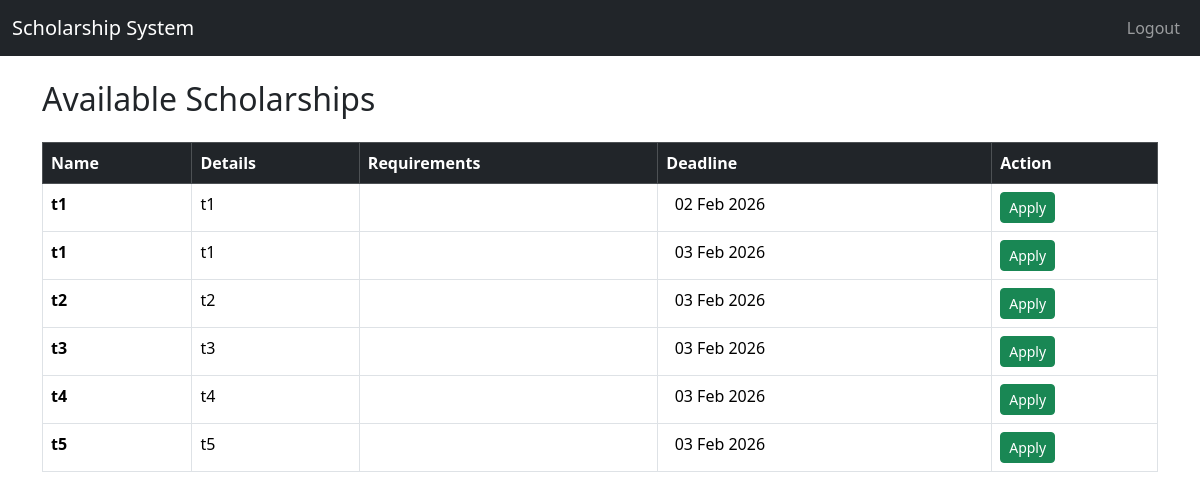
The page /student/scholarships (signed in) on the database its author committed.
### app/models.py (models this page shows)
class Scholarship(db.Model):
    id = db.Column(db.Integer, primary_key=True)
    title = db.Column(db.String(200), nullable=False)
    description = db.Column(db.Text)
    eligibility_criteria = db.Column(db.JSON)
    application_deadline = db.Column(db.DateTime)
    created_at = db.Column(db.DateTime, default=datetime.utcnow)
    documents_required = db.Column(db.Text)  # comma-separated list

### app/routes/student_routes.py (the view)
@student_bp.route('/scholarships')
@login_required
def scholarships():
    scholarships = Scholarship.query.all()
    return render_template('student/scholarships.html', scholarships=scholarships)

### app/templates/student/scholarships.html (shortened to what this page needs)
{% extends "base.html" %}
{% block content %}
<h2 class="mb-4">Available Scholarships</h2>
<table class="table table-bordered table-hover">
    <thead class="table-dark">
        <tr>
            <th>Name</th>
            <th>Details</th>
            <th>Requirements</th>
            <th>Deadline</th>
            <th>Action</th>
        </tr>
    </thead>
    <tbody>
        {% for scholarship in scholarships %}
        <tr>
            <td><strong>{{ scholarship.title }}</strong></td>
            <td>{{ scholarship.description }}</td>
            <td>
</td>
            <td>&nbsp;
                {% if scholarship.application_deadline %}
                    {{ scholarship.application_deadline.strftime('%d %b %Y') }}
                {% else %}
                    N/A
                {% endif %}&nbsp;&nbsp;&nbsp;&nbsp;&nbsp;&nbsp;
            </td>
            <td>
                <a href="{{ url_for('student.apply', scholarship_id=scholarship.id) }}" class="btn btn-success btn-sm">
                    Apply
                </a>
            </td>
        </tr>
        {% endfor %}
    </tbody>
</table>
{% endblock %}

### app/templates/base.html (shortened to what this page needs)
<!DOCTYPE html>
<html lang="en">
<head>
    <link href="https://cdn.jsdelivr.net/npm/bootstrap@5.3.1/dist/css/bootstrap.min.css" rel="stylesheet">
</head>
<body>
<nav class="navbar navbar-expand-lg navbar-dark bg-dark">
  <div class="container-fluid">
    <a class="navbar-brand" href="
{% if current_user.is_authenticated %}
    {% if current_user.role == 'student' %}
        {{ url_for('student.dashboard') }}
    {% elif current_user.role == 'reviewer' %}
        {{ url_for('reviewer.dashboard') }}
    {% elif current_user.role == 'committee' %}
        {{ url_for('committee.dashboard') }}
    {% elif current_user.role == 'admin' %}
        {{ url_for('admin.dashboard') }}
    {% else %}
        {{ url_for('auth.login') }}
    {% endif %}
{% else %}
    {{ url_for('auth.login') }}
{% endif %}
">
    Scholarship System
</a>
    <div class="collapse navbar-collapse" id="navbarNav">
      <ul class="navbar-nav ms-auto">
        {% if current_user.is_authenticated %}
            <li class="nav-item">
                <a class="nav-link" href="{{ url_for('auth.logout') }}">Logout</a>
            </li>
        {% else %}
            <li class="nav-item"><a class="nav-link" href="{{ url_for('auth.login') }}">Login</a></li>
            <li class="nav-item"><a class="nav-link" href="{{ url_for('auth.register') }}">Register</a></li>
        {% endif %}
      </ul>
    </div>
  </div>
</nav>
<div class="container mt-4">
    {% block content %}{% endblock %}
</div>
</body>
</html>

### rows shown on the page
Scholarship: title "t1", description "t1", application_deadline "02 Feb 2026"
Scholarship: title "t1", description "t1", application_deadline "03 Feb 2026"
Scholarship: title "t2", description "t2", application_deadline "03 Feb 2026"
Scholarship: title "t3", description "t3", application_deadline "03 Feb 2026"
Scholarship: title "t4", description "t4", application_deadline "03 Feb 2026"
Scholarship: title "t5", description "t5", application_deadline "03 Feb 2026"
